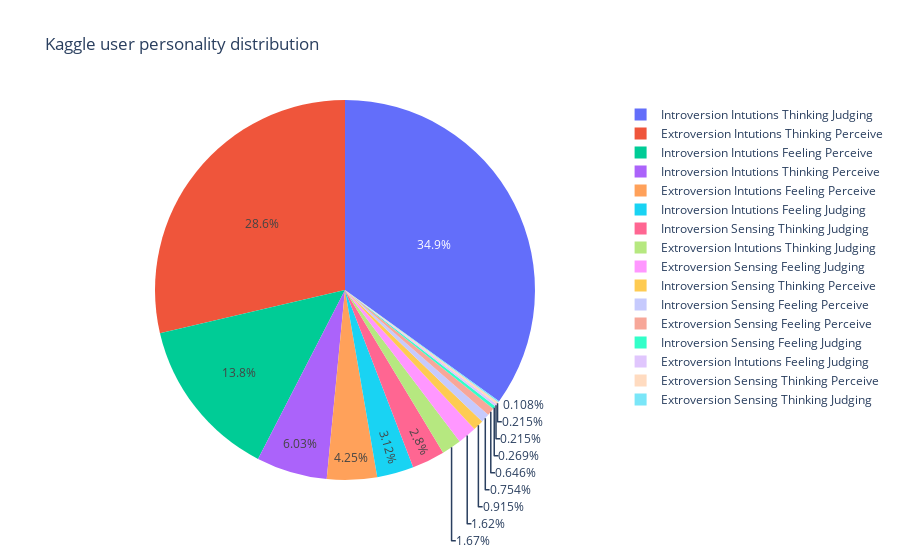

The code cell stored with this chart in its notebook:
### Code cell
labels=pred_df['description']

sizes=pred_df['percent']*100

trace=go.Pie(labels=labels,values=sizes)

layout=go.Layout(title='Kaggle user personality distribution')

data=[trace]

fig=go.Figure(data=data,layout=layout)

py.iplot(fig)

#plt.figure(figsize=(15,12))


plt.figure(figsize=(8, 6), dpi=550)

### Figure 1 — Plotly figure (JSON) as saved in the notebook; plotly's stock layout.template omitted (floating-point values rounded to 4 significant figures)
{"data": [{"labels": ["Introversion Intutions Thinking Judging", "Extroversion Intutions Thinking Perceive", "Introversion Intutions Feeling Perceive", "Introversion Intutions Thinking Perceive", "Extroversion Intutions Feeling Perceive", "Introversion Intutions Feeling Judging", "Introversion Sensing Thinking Judging", "Extroversion Intutions Thinking Judging", "Extroversion Sensing Feeling Judging", "Introversion Sensing Thinking Perceive", "Introversion Sensing Feeling Perceive", "Extroversion Sensing Feeling Perceive", "Introversion Sensing Feeling Judging", "Extroversion Intutions Feeling Judging", "Extroversion Sensing Thinking Perceive", "Extroversion Sensing Thinking Judging"], "type": "pie", "values": [34.95, 28.65, 13.79, 6.031, 4.254, 3.123, 2.8, 1.669, 1.616, 0.9155, 0.7539, 0.6462, 0.2693, 0.2154, 0.2154, 0.1077]}], "layout": {"title": {"text": "Kaggle user personality distribution"}}}
